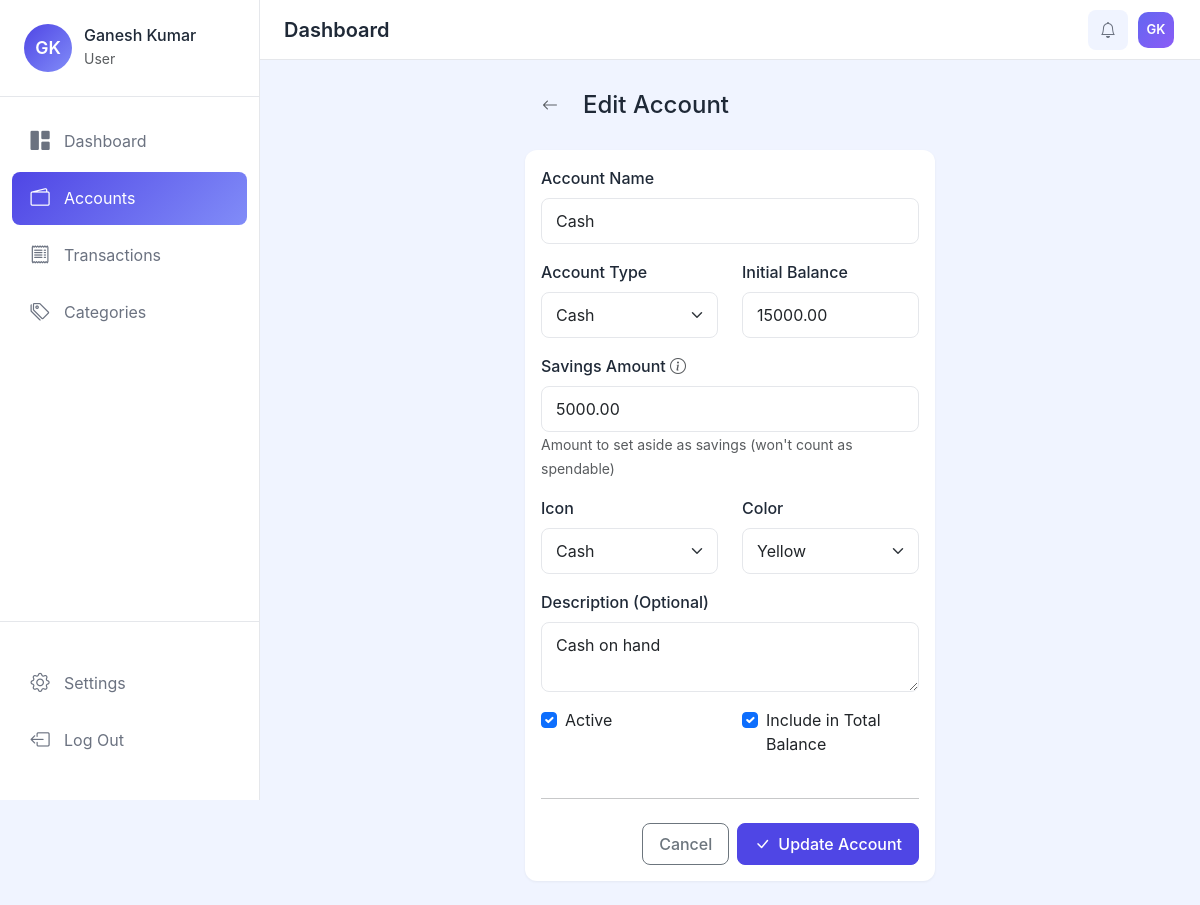
Screenshot of /wallets/2/edit/ (signed in) with the database file from the repository.
### apps/accounts/models.py (models this page shows, shortened)
class UserProfile(models.Model):
    CURRENCY_CHOICES = [
        ('NPR', 'Nepali Rupee (रू)'),
        ('USD', 'US Dollar ($)'),
        ('EUR', 'Euro (€)'),
        ('GBP', 'British Pound (£)'),
        ('INR', 'Indian Rupee (₹)'),
        ('AUD', 'Australian Dollar (A$)'),
        ('CAD', 'Canadian Dollar (C$)'),
        ('JPY', 'Japanese Yen (¥)'),
        ('CNY', 'Chinese Yuan (¥)'),
    ]
    user = models.OneToOneField(User, on_delete=models.CASCADE, related_name='profile')
    profile_picture = models.ImageField(upload_to='profiles/', blank=True, null=True)
    currency = models.CharField(max_length=3, choices=CURRENCY_CHOICES, default='NPR')
    created_at = models.DateTimeField(auto_now_add=True)
    updated_at = models.DateTimeField(auto_now=True)
    class Meta:
        verbose_name = 'User Profile'
        verbose_name_plural = 'User Profiles'
    @property
    def display_name(self):
        if self.user.first_name:
            return f"{self.user.first_name} {self.user.last_name}".strip()
        return self.user.username
    @property
    def initials(self):
        if self.user.first_name and self.user.last_name:
            return f"{self.user.first_name[0]}{self.user.last_name[0]}".upper()
        return self.user.username[:2].upper()

### apps/wallets/models.py (models this page shows, shortened)
class Account(models.Model):
    ACCOUNT_TYPES = [
        ('bank', 'Bank Account'),
        ('wallet', 'Digital Wallet'),
        ('cash', 'Cash'),
        ('savings', 'Savings'),
        ('credit', 'Credit Card'),
    ]
    ICON_CHOICES = [
        ('bi-bank', 'Bank'),
        ('bi-wallet2', 'Wallet'),
        ('bi-cash-stack', 'Cash'),
        ('bi-piggy-bank', 'Savings'),
        ('bi-credit-card', 'Credit Card'),
        ('bi-phone', 'Mobile Wallet'),
    ]
    COLOR_CHOICES = [
        ('#28a745', 'Green'),
        ('#007bff', 'Blue'),
        ('#ffc107', 'Yellow'),
        ('#dc3545', 'Red'),
        ('#6f42c1', 'Purple'),
        ('#fd7e14', 'Orange'),
        ('#20c997', 'Teal'),
        ('#e83e8c', 'Pink'),
    ]
    user = models.ForeignKey(User, on_delete=models.CASCADE, related_name='accounts')
    name = models.CharField(max_length=100)
    account_type = models.CharField(max_length=20, choices=ACCOUNT_TYPES, default='bank')
    initial_balance = models.DecimalField(max_digits=12, decimal_places=2, default=0)
    savings_amount = models.DecimalField(
        max_digits=12,
        decimal_places=2,
        default=0,
        help_text="Amount you want to set aside as savings from this account"
    )
    icon = models.CharField(max_length=50, choices=ICON_CHOICES, default='bi-wallet2')
    color = models.CharField(max_length=7, choices=COLOR_CHOICES, default='#28a745')
    description = models.TextField(blank=True, null=True)
    is_active = models.BooleanField(default=True)
    include_in_total = models.BooleanField(default=True, help_text="Include in total balance calculation")
    created_at = models.DateTimeField(auto_now_add=True)
    updated_at = models.DateTimeField(auto_now=True)
    class Meta:
        verbose_name = 'Account'
        verbose_name_plural = 'Accounts'
        ordering = ['name']
        unique_together = ['user', 'name']

### apps/wallets/views.py (the view, shortened to what this page needs)
# urls.py: path('<int:pk>/edit/', views.AccountUpdateView.as_view(), name='edit'),
class AccountUpdateView(LoginRequiredMixin, UpdateView):
    model = Account
    form_class = AccountForm
    template_name = 'wallets/form.html'
    success_url = reverse_lazy('wallets:list')
    def get_queryset(self):
        return Account.objects.filter(user=self.request.user)
    def get_context_data(self, **kwargs):
        context = super().get_context_data(**kwargs)
        context['title'] = 'Edit Account'
        context['button_text'] = 'Update Account'
        return context

### apps/wallets/templates/wallets/form.html (shortened to what this page needs)
{% extends 'base.html' %}
{% block content %}
<div class="container-fluid px-4">
    <div class="row justify-content-center">
        <div class="col-lg-6">
            <div class="d-flex align-items-center mb-4">
                <a href="{% url 'wallets:list' %}" class="btn btn-link text-muted me-2">
                    <i class="bi bi-arrow-left"></i>
                </a>
                <h4 class="mb-0">{{ title }}</h4>
            </div>
            <div class="card">
                <div class="card-body">
                    <form method="post">
                        <div class="mb-3">
                            <label for="id_name" class="form-label">Account Name</label>
                            {{ form.name }}
                        </div>
                        <div class="row">
                            <div class="col-md-6 mb-3">
                                <label for="id_account_type" class="form-label">Account Type</label>
                                {{ form.account_type }}
                            </div>
                            <div class="col-md-6 mb-3">
                                <label for="id_initial_balance" class="form-label">Initial Balance</label>
                                {{ form.initial_balance }}
                            </div>
                        </div>
                        <div class="mb-3">
                            <label for="id_savings_amount" class="form-label">
                                Savings Amount
                                <i class="bi bi-info-circle text-muted" data-bs-toggle="tooltip" title="Amount you want to set aside as savings from this account. This won't be counted in your spendable balance."></i>
                            </label>
                            {{ form.savings_amount }}
                            <small class="text-muted">Amount to set aside as savings (won't count as spendable)</small>
                        </div>
                        <div class="row">
                            <div class="col-md-6 mb-3">
                                <label for="id_icon" class="form-label">Icon</label>
                                {{ form.icon }}
                            </div>
                            <div class="col-md-6 mb-3">
                                <label for="id_color" class="form-label">Color</label>
                                {{ form.color }}
                            </div>
                        </div>
                        <div class="mb-3">
                            <label for="id_description" class="form-label">Description (Optional)</label>
                            {{ form.description }}
                        </div>
                        <div class="row">
                            <div class="col-md-6 mb-3">
                                <div class="form-check">
                                    {{ form.is_active }}
                                    <label class="form-check-label" for="id_is_active">Active</label>
                                </div>
                            </div>
                            <div class="col-md-6 mb-3">
                                <div class="form-check">
                                    {{ form.include_in_total }}
                                    <label class="form-check-label" for="id_include_in_total">Include in Total Balance</label>
                                </div>
                            </div>
                        </div>
                        <hr class="my-4">
                        <div class="d-flex justify-content-end gap-2">
                            <a href="{% url 'wallets:list' %}" class="btn btn-outline-secondary">Cancel</a>
                            <button type="submit" class="btn btn-primary">
                                <i class="bi bi-check-lg me-2"></i>{{ button_text }}
                            </button>
                        </div>
                    </form>
                </div>
            </div>
        </div>
    </div>
</div>
{% endblock %}

### templates/components/sidebar.html (shortened to what this page needs)
{% load static %}
<nav class="sidebar" id="sidebar">
    <div class="sidebar-header">
        <div class="user-profile">
            {% if user.profile.profile_picture %}
            <img src="{{ user.profile.profile_picture.url }}" alt="Profile" class="profile-img">
            {% else %}
            <div class="profile-initials">{{ user.profile.initials }}</div>
            {% endif %}
            <div class="user-info">
                <h6 class="mb-0">{{ user.profile.display_name }}</h6>
                <small class="text-muted">User</small>
            </div>
        </div>
    </div>
    <ul class="nav flex-column">
        <li class="nav-item">
            <a class="nav-link {% if request.resolver_match.url_name == 'index' %}active{% endif %}" href="{% url 'dashboard:index' %}">
                <i class="bi bi-grid-1x2-fill"></i>
                <span>Dashboard</span>
            </a>
        </li>
        <li class="nav-item">
            <a class="nav-link {% if 'wallets' in request.resolver_match.namespace %}active{% endif %}" href="{% url 'wallets:list' %}">
                <i class="bi bi-wallet2"></i>
                <span>Accounts</span>
            </a>
        </li>
        <li class="nav-item">
            <a class="nav-link {% if 'transactions' in request.resolver_match.namespace %}active{% endif %}" href="{% url 'transactions:list' %}">
                <i class="bi bi-receipt"></i>
                <span>Transactions</span>
            </a>
        </li>
        <li class="nav-item">
            <a class="nav-link {% if 'categories' in request.resolver_match.namespace %}active{% endif %}" href="{% url 'categories:list' %}">
                <i class="bi bi-tags"></i>
                <span>Categories</span>
            </a>
        </li>
    </ul>
    <div class="sidebar-footer">
        <ul class="nav flex-column">
            <li class="nav-item">
                <a class="nav-link {% if request.resolver_match.url_name == 'profile' %}active{% endif %}" href="{% url 'accounts:profile' %}">
                    <i class="bi bi-gear"></i>
                    <span>Settings</span>
                </a>
            </li>
            <li class="nav-item">
                <form method="post" action="{% url 'accounts:logout' %}" id="logoutForm">
                    <a class="nav-link" href="#" onclick="document.getElementById('logoutForm').submit(); return false;">
                        <i class="bi bi-box-arrow-left"></i>
                        <span>Log Out</span>
                    </a>
                </form>
            </li>
        </ul>
    </div>
</nav>

### templates/components/navbar.html (shortened to what this page needs)
<nav class="top-navbar">
    <div class="d-flex align-items-center">
        <h5 class="page-title mb-0 d-none d-md-block">{% block page_title %}Dashboard{% endblock %}</h5>
    </div>
    <div class="navbar-actions d-flex align-items-center gap-2">
        <div class="dropdown">
            <button class="btn btn-icon" type="button" data-bs-toggle="dropdown" aria-expanded="false" id="notificationDropdownBtn">
                <i class="bi bi-bell"></i>
            </button>
        </div>
        <div class="dropdown">
            <button class="btn btn-icon profile-btn" type="button" data-bs-toggle="dropdown" aria-expanded="false">
                <div class="profile-avatar-sm">
                    {% if user.first_name %}
                        {{ user.first_name|make_list|first }}{{ user.last_name|make_list|first }}
                    {% else %}
                        {{ user.username|make_list|first|upper }}
                    {% endif %}
                </div>
            </button>
        </div>
    </div>
</nav>

### static/css/style.css (style rules this page uses)
:root { --primary-color: #4F46E5; --primary-light: #818CF8; --sidebar-bg: #FFFFFF; --sidebar-width: 260px; --navbar-height: 60px; --body-bg: #F0F4FF; --card-bg: #FFFFFF; --text-primary: #1F2937; --text-secondary: #6B7280; --border-color: #E5E7EB; --success-color: #10B981; --danger-color: #EF4444; --warning-color: #F59E0B; }
* { margin: 0; padding: 0; box-sizing: border-box; }
body { font-family: 'Inter', -apple-system, BlinkMacSystemFont, 'Segoe UI', Roboto, sans-serif; background-color: var(--body-bg); color: var(--text-primary); }
.sidebar { width: var(--sidebar-width); background: var(--sidebar-bg); border-right: 1px solid var(--border-color); position: fixed; top: 0; left: 0; height: 100vh; display: flex; flex-direction: column; z-index: 1000; transition: transform 0.3s ease; }
.sidebar-header { padding: 1.5rem; border-bottom: 1px solid var(--border-color); }
.user-profile { display: flex; align-items: center; gap: 12px; }
.profile-initials { width: 48px; height: 48px; border-radius: 50%; background: linear-gradient(135deg, var(--primary-color), var(--primary-light)); color: white; display: flex; align-items: center; justify-content: center; font-weight: 600; font-size: 1.1rem; }
.sidebar .nav { padding: 1rem 0; flex: 1; }
.sidebar .nav-item { margin: 2px 0.75rem; }
.sidebar .nav-link { display: flex; align-items: center; gap: 12px; padding: 0.75rem 1rem; color: var(--text-secondary); border-radius: 8px; text-decoration: none; transition: all 0.2s ease; }
.sidebar .nav-link.active { background: linear-gradient(135deg, var(--primary-color), var(--primary-light)); color: white; }
.sidebar .nav-link i { font-size: 1.2rem; width: 24px; text-align: center; }
.sidebar-footer { padding: 1rem 0; border-top: 1px solid var(--border-color); margin-top: auto; }
.top-navbar { height: var(--navbar-height); background: var(--card-bg); border-bottom: 1px solid var(--border-color); display: flex; align-items: center; justify-content: space-between; padding: 0 1.5rem; position: sticky; top: 0; z-index: 100; }
.page-title { font-weight: 600; color: var(--text-primary); margin: 0; }
.btn-icon { width: 40px; height: 40px; border-radius: 10px; display: flex; align-items: center; justify-content: center; background: var(--body-bg); border: none; color: var(--text-secondary); position: relative; transition: all 0.2s; }
.profile-btn { padding: 0 !important; background: transparent !important; border: none !important; }
.profile-avatar-sm { width: 36px; height: 36px; border-radius: 10px; background: linear-gradient(135deg, #6366f1 0%, #8b5cf6 100%); color: white; display: flex; align-items: center; justify-content: center; font-size: 13px; font-weight: 600; }
.navbar-actions { display: flex; align-items: center; gap: 8px; }
.card { border: none; border-radius: 12px; box-shadow: 0 1px 3px rgba(0, 0, 0, 0.05); background: var(--card-bg); }
.form-control, .form-select { border-radius: 8px; border-color: var(--border-color); padding: 0.625rem 0.875rem; }
.form-label { font-weight: 500; color: var(--text-primary); margin-bottom: 0.5rem; }
.btn { border-radius: 8px; font-weight: 500; padding: 0.5rem 1rem; transition: all 0.2s ease; }
.btn-primary { background: var(--primary-color); border-color: var(--primary-color); }

### rows the page displays
Account: name "Cash", account_type "Cash", initial_balance "15000.00", savings_amount "5000.00", icon "Cash", color "Yellow", description "Cash on hand", is_active "☑", include_in_total "☑"

### other values shown
{{ user.profile.initials }} "GK"
{{ user.profile.display_name }} "Ganesh Kumar"
{{ user.first_name|make_list|first }} "G"
{{ user.last_name|make_list|first }} "K"
{{ title }} "Edit Account"
{{ button_text }} "Update Account"
